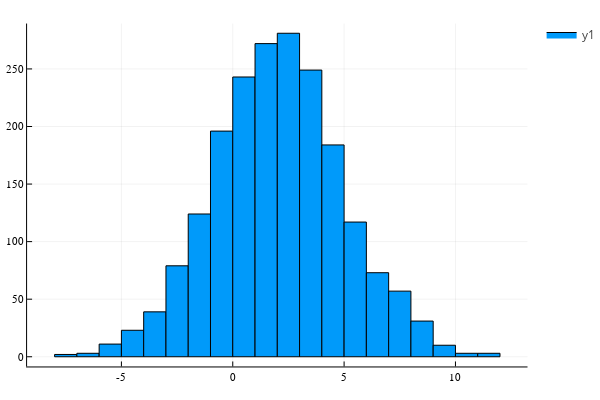

Notebook code cell kept with this figure:
### Code cell
plot(seq, seriestype = :histogram)

### Figure 1 — Plotly figure (JSON) as saved in the notebook; plotly's stock layout.template omitted (floating-point values rounded to 4 significant figures)
{"data": [{"fill": "tozeroy", "fillcolor": "rgba(0, 154, 250, 1.000)", "legendgroup": "y1", "line": {"color": "rgba(0, 0, 0, 1.000)", "dash": "solid", "width": 1}, "mode": "lines", "name": "y1", "showlegend": true, "type": "scatter", "x": [-8, -8, -7, -7, -8, -8], "xaxis": "x1", "y": [2, 0, 0, 2, 2, 2], "yaxis": "y1"}, {"fill": "tozeroy", "fillcolor": "rgba(0, 154, 250, 1.000)", "legendgroup": "y1", "line": {"color": "rgba(0, 0, 0, 1.000)", "dash": "solid", "width": 1}, "mode": "lines", "name": "y1", "showlegend": false, "type": "scatter", "x": [-7, -7, -6, -6, -7, -7], "xaxis": "x1", "y": [3, 0, 0, 3, 3, 3], "yaxis": "y1"}, {"fill": "tozeroy", "fillcolor": "rgba(0, 154, 250, 1.000)", "legendgroup": "y1", "line": {"color": "rgba(0, 0, 0, 1.000)", "dash": "solid", "width": 1}, "mode": "lines", "name": "y1", "showlegend": false, "type": "scatter", "x": [-6, -6, -5, -5, -6, -6], "xaxis": "x1", "y": [11, 0, 0, 11, 11, 11], "yaxis": "y1"}, {"fill": "tozeroy", "fillcolor": "rgba(0, 154, 250, 1.000)", "legendgroup": "y1", "line": {"color": "rgba(0, 0, 0, 1.000)", "dash": "solid", "width": 1}, "mode": "lines", "name": "y1", "showlegend": false, "type": "scatter", "x": [-5, -5, -4, -4, -5, -5], "xaxis": "x1", "y": [23, 0, 0, 23, 23, 23], "yaxis": "y1"}, {"fill": "tozeroy", "fillcolor": "rgba(0, 154, 250, 1.000)", "legendgroup": "y1", "line": {"color": "rgba(0, 0, 0, 1.000)", "dash": "solid", "width": 1}, "mode": "lines", "name": "y1", "showlegend": false, "type": "scatter", "x": [-4, -4, -3, -3, -4, -4], "xaxis": "x1", "y": [39, 0, 0, 39, 39, 39], "yaxis": "y1"}, {"fill": "tozeroy", "fillcolor": "rgba(0, 154, 250, 1.000)", "legendgroup": "y1", "line": {"color": "rgba(0, 0, 0, 1.000)", "dash": "solid", "width": 1}, "mode": "lines", "name": "y1", "showlegend": false, "type": "scatter", "x": [-3, -3, -2, -2, -3, -3], "xaxis": "x1", "y": [79, 0, 0, 79, 79, 79], "yaxis": "y1"}, {"fill": "tozeroy", "fillcolor": "rgba(0, 154, 250, 1.000)", "legendgroup": "y1", "line": {"color": "rgba(0, 0, 0, 1.000)", "dash": "solid", "width": 1}, "mode": "lines", "name": "y1", "showlegend": false, "type": "scatter", "x": [-2, -2, -1, -1, -2, -2], "xaxis": "x1", "y": [124, 0, 0, 124, 124, 124], "yaxis": "y1"}, {"fill": "tozeroy", "fillcolor": "rgba(0, 154, 250, 1.000)", "legendgroup": "y1", "line": {"color": "rgba(0, 0, 0, 1.000)", "dash": "solid", "width": 1}, "mode": "lines", "name": "y1", "showlegend": false, "type": "scatter", "x": [-1, -1, 0, 0, -1, -1], "xaxis": "x1", "y": [196, 0, 0, 196, 196, 196], "yaxis": "y1"}, {"fill": "tozeroy", "fillcolor": "rgba(0, 154, 250, 1.000)", "legendgroup": "y1", "line": {"color": "rgba(0, 0, 0, 1.000)", "dash": "solid", "width": 1}, "mode": "lines", "name": "y1", "showlegend": false, "type": "scatter", "x": [0, 0, 1, 1, 0, 0], "xaxis": "x1", "y": [243, 0, 0, 243, 243, 243], "yaxis": "y1"}, {"fill": "tozeroy", "fillcolor": "rgba(0, 154, 250, 1.000)", "legendgroup": "y1", "line": {"color": "rgba(0, 0, 0, 1.000)", "dash": "solid", "width": 1}, "mode": "lines", "name": "y1", "showlegend": false, "type": "scatter", "x": [1, 1, 2, 2, 1, 1], "xaxis": "x1", "y": [272, 0, 0, 272, 272, 272], "yaxis": "y1"}, {"fill": "tozeroy", "fillcolor": "rgba(0, 154, 250, 1.000)", "legendgroup": "y1", "line": {"color": "rgba(0, 0, 0, 1.000)", "dash": "solid", "width": 1}, "mode": "lines", "name": "y1", "showlegend": false, "type": "scatter", "x": [2, 2, 3, 3, 2, 2], "xaxis": "x1", "y": [281, 0, 0, 281, 281, 281], "yaxis": "y1"}, {"fill": "tozeroy", "fillcolor": "rgba(0, 154, 250, 1.000)", "legendgroup": "y1", "line": {"color": "rgba(0, 0, 0, 1.000)", "dash": "solid", "width": 1}, "mode": "lines", "name": "y1", "showlegend": false, "type": "scatter", "x": [3, 3, 4, 4, 3, 3], "xaxis": "x1", "y": [249, 0, 0, 249, 249, 249], "yaxis": "y1"}, {"fill": "tozeroy", "fillcolor": "rgba(0, 154, 250, 1.000)", "legendgroup": "y1", "line": {"color": "rgba(0, 0, 0, 1.000)", "dash": "solid", "width": 1}, "mode": "lines", "name": "y1", "showlegend": false, "type": "scatter", "x": [4, 4, 5, 5, 4, 4], "xaxis": "x1", "y": [184, 0, 0, 184, 184, 184], "yaxis": "y1"}, {"fill": "tozeroy", "fillcolor": "rgba(0, 154, 250, 1.000)", "legendgroup": "y1", "line": {"color": "rgba(0, 0, 0, 1.000)", "dash": "solid", "width": 1}, "mode": "lines", "name": "y1", "showlegend": false, "type": "scatter", "x": [5, 5, 6, 6, 5, 5], "xaxis": "x1", "y": [117, 0, 0, 117, 117, 117], "yaxis": "y1"}, {"fill": "tozeroy", "fillcolor": "rgba(0, 154, 250, 1.000)", "legendgroup": "y1", "line": {"color": "rgba(0, 0, 0, 1.000)", "dash": "solid", "width": 1}, "mode": "lines", "name": "y1", "showlegend": false, "type": "scatter", "x": [6, 6, 7, 7, 6, 6], "xaxis": "x1", "y": [73, 0, 0, 73, 73, 73], "yaxis": "y1"}, {"fill": "tozeroy", "fillcolor": "rgba(0, 154, 250, 1.000)", "legendgroup": "y1", "line": {"color": "rgba(0, 0, 0, 1.000)", "dash": "solid", "width": 1}, "mode": "lines", "name": "y1", "showlegend": false, "type": "scatter", "x": [7, 7, 8, 8, 7, 7], "xaxis": "x1", "y": [57, 0, 0, 57, 57, 57], "yaxis": "y1"}, {"fill": "tozeroy", "fillcolor": "rgba(0, 154, 250, 1.000)", "legendgroup": "y1", "line": {"color": "rgba(0, 0, 0, 1.000)", "dash": "solid", "width": 1}, "mode": "lines", "name": "y1", "showlegend": false, "type": "scatter", "x": [8, 8, 9, 9, 8, 8], "xaxis": "x1", "y": [31, 0, 0, 31, 31, 31], "yaxis": "y1"}, {"fill": "tozeroy", "fillcolor": "rgba(0, 154, 250, 1.000)", "legendgroup": "y1", "line": {"color": "rgba(0, 0, 0, 1.000)", "dash": "solid", "width": 1}, "mode": "lines", "name": "y1", "showlegend": false, "type": "scatter", "x": [9, 9, 10, 10, 9, 9], "xaxis": "x1", "y": [10, 0, 0, 10, 10, 10], "yaxis": "y1"}, {"fill": "tozeroy", "fillcolor": "rgba(0, 154, 250, 1.000)", "legendgroup": "y1", "line": {"color": "rgba(0, 0, 0, 1.000)", "dash": "solid", "width": 1}, "mode": "lines", "name": "y1", "showlegend": false, "type": "scatter", "x": [10, 10, 11, 11, 10, 10], "xaxis": "x1", "y": [3, 0, 0, 3, 3, 3], "yaxis": "y1"}, {"fill": "tozeroy", "fillcolor": "rgba(0, 154, 250, 1.000)", "legendgroup": "y1", "line": {"color": "rgba(0, 0, 0, 1.000)", "dash": "solid", "width": 1}, "mode": "lines", "name": "y1", "showlegend": false, "type": "scatter", "x": [11, 11, 12, 12, 11, 11], "xaxis": "x1", "y": [3, 0, 0, 3, 3, 3], "yaxis": "y1"}, {"colorbar": {"title": ""}, "legendgroup": "y1", "marker": {"color": "rgba(0, 154, 250, 0.000)", "line": {"color": "rgba(0, 0, 0, 0.000)", "width": 1}, "size": 0, "symbol": "circle"}, "mode": "markers", "name": "y1", "showlegend": false, "type": "scatter", "x": [-7.5, -6.5, -5.5, -4.5, -3.5, -2.5, -1.5, -0.5, 0.5, 1.5, 2.5, 3.5, 4.5, 5.5, 6.5, 7.5, 8.5, 9.5, 10.5, 11.5], "xaxis": "x", "y": [2, 3, 11, 23, 39, 79, 124, 196, 243, 272, 281, 249, 184, 117, 73, 57, 31, 10, 3, 3], "yaxis": "y", "zmax": null, "zmin": null}], "layout": {"annotations": [], "height": 400, "legend_position": {"bgcolor": "rgba(255, 255, 255, 1.000)", "bordercolor": "rgba(0, 0, 0, 1.000)", "borderwidth": 1, "font": {"color": "rgba(0, 0, 0, 1.000)", "family": "sans-serif", "size": 11}, "title": {"font": {"color": "rgba(0, 0, 0, 1.000)", "family": "sans-serif", "size": 15}, "text": ""}, "tracegroupgap": 0, "traceorder": "normal", "x": 1, "xanchor": "auto", "y": 1, "yanchor": "auto"}, "margin": {"b": 20, "l": 0, "r": 0, "t": 20}, "paper_bgcolor": "rgba(255, 255, 255, 1.000)", "plot_bgcolor": "rgba(255, 255, 255, 1.000)", "showlegend": true, "width": 600, "xaxis": {"anchor": "y", "domain": [0.05101, 0.9934], "gridcolor": "rgba(0, 0, 0, 0.100)", "gridwidth": 0.5, "linecolor": "rgba(0, 0, 0, 1.000)", "mirror": false, "range": [-9.236, 13.24], "showgrid": true, "showline": true, "showticklabels": true, "tickangle": 0, "tickcolor": "rgb(0, 0, 0)", "tickfont": {"color": "rgba(0, 0, 0, 1.000)", "family": "sans-serif", "size": 11}, "tickmode": "array", "ticks": "inside", "ticktext": ["-5", "0", "5", "10"], "tickvals": [-5, 0, 5, 10], "title": "", "titlefont": {"color": "rgba(0, 0, 0, 1.000)", "family": "sans-serif", "size": 15}, "type": "-", "visible": true, "zeroline": false, "zerolinecolor": "rgba(0, 0, 0, 1.000)"}, "yaxis": {"anchor": "x", "domain": [0.03762, 0.9902], "gridcolor": "rgba(0, 0, 0, 0.100)", "gridwidth": 0.5, "linecolor": "rgba(0, 0, 0, 1.000)", "mirror": false, "range": [-8.43, 289.4], "showgrid": true, "showline": true, "showticklabels": true, "tickangle": 0, "tickcolor": "rgb(0, 0, 0)", "tickfont": {"color": "rgba(0, 0, 0, 1.000)", "family": "sans-serif", "size": 11}, "tickmode": "array", "ticks": "inside", "ticktext": ["0", "50", "100", "150", "200", "250"], "tickvals": [0, 50, 100, 150, 200, 250], "title": "", "titlefont": {"color": "rgba(0, 0, 0, 1.000)", "family": "sans-serif", "size": 15}, "type": "-", "visible": true, "zeroline": false, "zerolinecolor": "rgba(0, 0, 0, 1.000)"}}}
